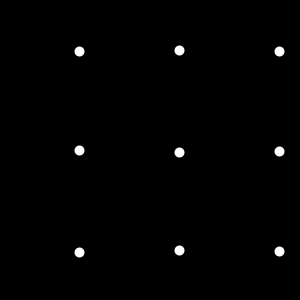
Frame 1 (no input)
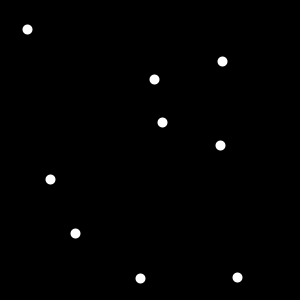
Frame 60 (the mouse pressed at the canvas centre just before this capture)
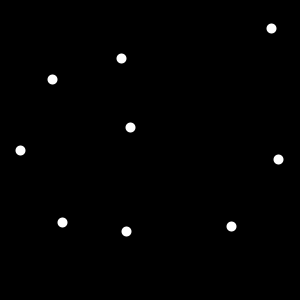
Frame 120 (the mouse held since frame 60 and released just before this capture)

The Processing sketch that drew these frames (run headless with seeded random() and noise(); from frame 60 on, the mouse is pressed at the canvas centre):

// Processing sketch: init_04_class_animator
// ── init_04_class_animator.pde
/**
La Voie du Code : rotation
@see https://github.com/StanLepunK/La-Voie-du-Code
2019_2_12
*/
int colonne = 3;
int ligne = 3;
Animator [] ani = new Animator[colonne *ligne ];
void setup() {
  size(300,300);
  for(int i = 0 ; i < ani.length ; i++) {
    ani[i] = new Animator();
    ani[i].set_vitesse(random(1)*.1);
    ani[i].set_radius(30);
  }
}

void draw() {
  background(0); 
  
  stroke(255);
  strokeWeight(10);
  int cell_x = width/colonne;
  int cell_y = height/ligne;
  int offset_x = cell_x /2;
  int offset_y = cell_y /2;
  int count = 0;
  for(int i = 0; i < colonne ; i++) {
    for(int j = 0 ; j < ligne ; j++) {  
      int x = i * cell_x +offset_x;
      int y = j * cell_y +offset_y;
      ani[count].update();
      ani[count].show(x,y);
      println(count,ani[count].vit,frameCount);
      count++;
    }
  }
}

class Animator {
  float dir;
  float vit;
  float rad;

  Animator() {}

  void set_vitesse(float vit) {
    this.vit = vit;
  }

  void set_radius(float rad) {
    this.rad = rad;
  }

  void update() {
    dir += vit;
  }

  void show(int x, int y) {
    float px = cos(dir);
    float py = sin(dir);
    PVector pos  = new PVector(px,py);
    pos.mult(rad);
    push();
    translate(x,y);
    point(pos.x,pos.y);
    pop();
  }
}
